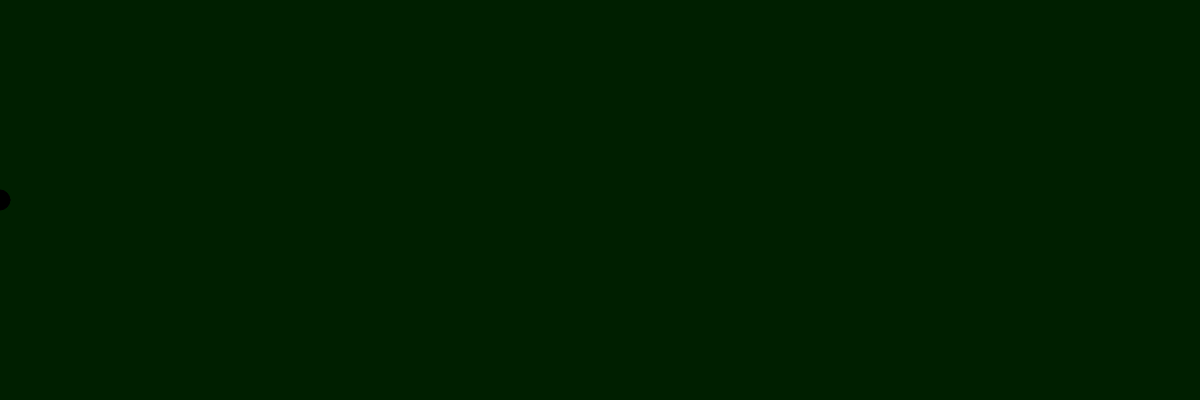
Frame 1 (no input)
Frame 60 (no input): identical to frame 1, image omitted
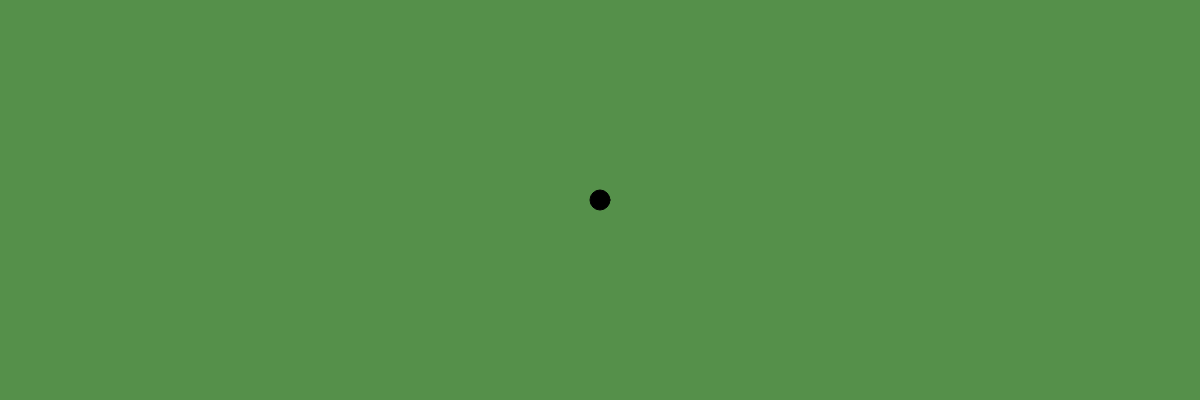
Frame 120 (the mouse pressed at the canvas centre since frame 60)

The p5.js sketch that drew these frames (run headless with seeded random() and noise() and a simulated clock; from frame 60 on, the mouse is pressed at the canvas centre):

// p5.js sketch
// ── sketch.js

var r = 0;
var g = 50;
var b=255;

// INITIALIZE ALL YOUR VARIABLES
// Ideally you would create 3 variables. red blue green or r, g, b


function setup(){

  createCanvas(1200,400);
}


function draw(){

  // change the value of Red based on the mouse movement about the X axis
  // change the value of Green based on the mouse movement about the X axis
  // change the value of Blue based on the mouse movement about the X axis

  // Use the map() function to do so. 
r = map(mouseX,300,1200,0,255);
g = map(mouseX,100,900,50,200);
b = map(mouseX,50,1200,0,155);
  // Pass the values to the background() function you have learnt previously.
background(r,g,b);
  // Create an ellipse that will move around with you mouse about the X axis.
  fill(0);
  ellipse(mouseX,200,20,20);
  // Remember to fill the canvas with white paint before creating the ellipse.
}
